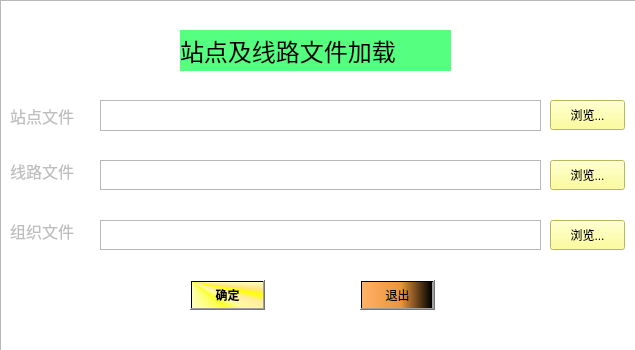
<?xml version="1.0" encoding="UTF-8"?>
<ui version="4.0">
 <class>QtWidgetsFL</class>
 <widget class="QWidget" name="QtWidgetsFL">
  <property name="geometry">
   <rect>
    <x>0</x>
    <y>0</y>
    <width>635</width>
    <height>350</height>
   </rect>
  </property>
  <property name="minimumSize">
   <size>
    <width>635</width>
    <height>292</height>
   </size>
  </property>
  <property name="maximumSize">
   <size>
    <width>700</width>
    <height>350</height>
   </size>
  </property>
  <property name="windowTitle">
   <string>文件加载</string>
  </property>
  <property name="styleSheet">
   <string notr="true"/>
  </property>
  <widget class="QLabel" name="labelLine">
   <property name="enabled">
    <bool>false</bool>
   </property>
   <property name="geometry">
    <rect>
     <x>10</x>
     <y>160</y>
     <width>81</width>
     <height>21</height>
    </rect>
   </property>
   <property name="font">
    <font>
     <family>Consolas</family>
     <pointsize>12</pointsize>
     <weight>50</weight>
     <bold>false</bold>
    </font>
   </property>
   <property name="text">
    <string>线路文件</string>
   </property>
  </widget>
  <widget class="QPushButton" name="pushButtonQuit">
   <property name="geometry">
    <rect>
     <x>360</x>
     <y>280</y>
     <width>75</width>
     <height>30</height>
    </rect>
   </property>
   <property name="styleSheet">
    <string notr="true">background-color: qlineargradient(spread:pad, x1:0, y1:0, x2:1, y2:0, stop:0 rgba(255, 178, 102, 255), stop:0.55 rgba(235, 148, 61, 255), stop:0.98 rgba(0, 0, 0, 255), stop:1 rgba(0, 0, 0, 0));</string>
   </property>
   <property name="text">
    <string>退出</string>
   </property>
  </widget>
  <widget class="QPushButton" name="pushButtonDone">
   <property name="geometry">
    <rect>
     <x>190</x>
     <y>280</y>
     <width>75</width>
     <height>30</height>
    </rect>
   </property>
   <property name="font">
    <font>
     <family>Agency FB</family>
     <weight>75</weight>
     <bold>true</bold>
    </font>
   </property>
   <property name="styleSheet">
    <string notr="true">
background-color: qconicalgradient(cx:0, cy:0, angle:135, stop:0 rgba(255, 255, 0, 69), stop:0.375 rgba(255, 255, 0, 69), stop:0.423533 rgba(251, 255, 0, 145), stop:0.45 rgba(247, 255, 0, 208), stop:0.477581 rgba(255, 244, 71, 130), stop:0.518717 rgba(255, 218, 71, 130), stop:0.55 rgba(255, 255, 0, 255), stop:0.57754 rgba(255, 203, 0, 130), stop:0.625 rgba(255, 255, 0, 69), stop:1 rgba(255, 255, 0, 69));</string>
   </property>
   <property name="text">
    <string>确定</string>
   </property>
  </widget>
  <widget class="QTextEdit" name="textEditStop">
   <property name="geometry">
    <rect>
     <x>100</x>
     <y>100</y>
     <width>441</width>
     <height>31</height>
    </rect>
   </property>
   <property name="markdown">
    <string/>
   </property>
   <property name="html">
    <string>&lt;!DOCTYPE HTML PUBLIC &quot;-//W3C//DTD HTML 4.0//EN&quot; &quot;http://www.w3.org/TR/REC-html40/strict.dtd&quot;&gt;
&lt;html&gt;&lt;head&gt;&lt;meta name=&quot;qrichtext&quot; content=&quot;1&quot; /&gt;&lt;style type=&quot;text/css&quot;&gt;
p, li { white-space: pre-wrap; }
&lt;/style&gt;&lt;/head&gt;&lt;body style=&quot; font-family:'SimSun'; font-size:9pt; font-weight:400; font-style:normal;&quot;&gt;
&lt;p style=&quot;-qt-paragraph-type:empty; margin-top:0px; margin-bottom:0px; margin-left:0px; margin-right:0px; -qt-block-indent:0; text-indent:0px;&quot;&gt;&lt;br /&gt;&lt;/p&gt;&lt;/body&gt;&lt;/html&gt;</string>
   </property>
  </widget>
  <widget class="QLabel" name="labelStop">
   <property name="enabled">
    <bool>false</bool>
   </property>
   <property name="geometry">
    <rect>
     <x>10</x>
     <y>105</y>
     <width>81</width>
     <height>21</height>
    </rect>
   </property>
   <property name="font">
    <font>
     <family>Consolas</family>
     <pointsize>12</pointsize>
     <weight>50</weight>
     <italic>false</italic>
     <bold>false</bold>
    </font>
   </property>
   <property name="styleSheet">
    <string notr="true"/>
   </property>
   <property name="text">
    <string>站点文件</string>
   </property>
  </widget>
  <widget class="QPushButton" name="pushButtonLine">
   <property name="geometry">
    <rect>
     <x>550</x>
     <y>160</y>
     <width>75</width>
     <height>30</height>
    </rect>
   </property>
   <property name="palette">
    <palette>
     <active>
      <colorrole role="Button">
       <brush brushstyle="SolidPattern">
        <color alpha="255">
         <red>255</red>
         <green>255</green>
         <blue>127</blue>
        </color>
       </brush>
      </colorrole>
      <colorrole role="Base">
       <brush brushstyle="SolidPattern">
        <color alpha="255">
         <red>255</red>
         <green>255</green>
         <blue>127</blue>
        </color>
       </brush>
      </colorrole>
      <colorrole role="Window">
       <brush brushstyle="SolidPattern">
        <color alpha="255">
         <red>255</red>
         <green>255</green>
         <blue>127</blue>
        </color>
       </brush>
      </colorrole>
      <colorrole role="LinkVisited">
       <brush brushstyle="SolidPattern">
        <color alpha="255">
         <red>255</red>
         <green>0</green>
         <blue>0</blue>
        </color>
       </brush>
      </colorrole>
     </active>
     <inactive>
      <colorrole role="Button">
       <brush brushstyle="SolidPattern">
        <color alpha="255">
         <red>255</red>
         <green>255</green>
         <blue>127</blue>
        </color>
       </brush>
      </colorrole>
      <colorrole role="Base">
       <brush brushstyle="SolidPattern">
        <color alpha="255">
         <red>255</red>
         <green>255</green>
         <blue>127</blue>
        </color>
       </brush>
      </colorrole>
      <colorrole role="Window">
       <brush brushstyle="SolidPattern">
        <color alpha="255">
         <red>255</red>
         <green>255</green>
         <blue>127</blue>
        </color>
       </brush>
      </colorrole>
      <colorrole role="LinkVisited">
       <brush brushstyle="SolidPattern">
        <color alpha="255">
         <red>255</red>
         <green>0</green>
         <blue>0</blue>
        </color>
       </brush>
      </colorrole>
     </inactive>
     <disabled>
      <colorrole role="Button">
       <brush brushstyle="SolidPattern">
        <color alpha="255">
         <red>255</red>
         <green>255</green>
         <blue>127</blue>
        </color>
       </brush>
      </colorrole>
      <colorrole role="Base">
       <brush brushstyle="SolidPattern">
        <color alpha="255">
         <red>255</red>
         <green>255</green>
         <blue>127</blue>
        </color>
       </brush>
      </colorrole>
      <colorrole role="Window">
       <brush brushstyle="SolidPattern">
        <color alpha="255">
         <red>255</red>
         <green>255</green>
         <blue>127</blue>
        </color>
       </brush>
      </colorrole>
      <colorrole role="LinkVisited">
       <brush brushstyle="SolidPattern">
        <color alpha="255">
         <red>255</red>
         <green>0</green>
         <blue>0</blue>
        </color>
       </brush>
      </colorrole>
     </disabled>
    </palette>
   </property>
   <property name="toolTip">
    <string/>
   </property>
   <property name="toolTipDuration">
    <number>-1</number>
   </property>
   <property name="styleSheet">
    <string notr="true">background-color: rgb(255, 255, 127);</string>
   </property>
   <property name="text">
    <string>浏览...</string>
   </property>
  </widget>
  <widget class="QTextEdit" name="textEditLine">
   <property name="geometry">
    <rect>
     <x>100</x>
     <y>160</y>
     <width>441</width>
     <height>30</height>
    </rect>
   </property>
  </widget>
  <widget class="QPushButton" name="pushButtonStop">
   <property name="geometry">
    <rect>
     <x>550</x>
     <y>100</y>
     <width>75</width>
     <height>30</height>
    </rect>
   </property>
   <property name="palette">
    <palette>
     <active>
      <colorrole role="Button">
       <brush brushstyle="SolidPattern">
        <color alpha="255">
         <red>255</red>
         <green>255</green>
         <blue>127</blue>
        </color>
       </brush>
      </colorrole>
      <colorrole role="Base">
       <brush brushstyle="SolidPattern">
        <color alpha="255">
         <red>255</red>
         <green>255</green>
         <blue>127</blue>
        </color>
       </brush>
      </colorrole>
      <colorrole role="Window">
       <brush brushstyle="SolidPattern">
        <color alpha="255">
         <red>255</red>
         <green>255</green>
         <blue>127</blue>
        </color>
       </brush>
      </colorrole>
      <colorrole role="LinkVisited">
       <brush brushstyle="SolidPattern">
        <color alpha="255">
         <red>255</red>
         <green>0</green>
         <blue>0</blue>
        </color>
       </brush>
      </colorrole>
     </active>
     <inactive>
      <colorrole role="Button">
       <brush brushstyle="SolidPattern">
        <color alpha="255">
         <red>255</red>
         <green>255</green>
         <blue>127</blue>
        </color>
       </brush>
      </colorrole>
      <colorrole role="Base">
       <brush brushstyle="SolidPattern">
        <color alpha="255">
         <red>255</red>
         <green>255</green>
         <blue>127</blue>
        </color>
       </brush>
      </colorrole>
      <colorrole role="Window">
       <brush brushstyle="SolidPattern">
        <color alpha="255">
         <red>255</red>
         <green>255</green>
         <blue>127</blue>
        </color>
       </brush>
      </colorrole>
      <colorrole role="LinkVisited">
       <brush brushstyle="SolidPattern">
        <color alpha="255">
         <red>255</red>
         <green>0</green>
         <blue>0</blue>
        </color>
       </brush>
      </colorrole>
     </inactive>
     <disabled>
      <colorrole role="Button">
       <brush brushstyle="SolidPattern">
        <color alpha="255">
         <red>255</red>
         <green>255</green>
         <blue>127</blue>
        </color>
       </brush>
      </colorrole>
      <colorrole role="Base">
       <brush brushstyle="SolidPattern">
        <color alpha="255">
         <red>255</red>
         <green>255</green>
         <blue>127</blue>
        </color>
       </brush>
      </colorrole>
      <colorrole role="Window">
       <brush brushstyle="SolidPattern">
        <color alpha="255">
         <red>255</red>
         <green>255</green>
         <blue>127</blue>
        </color>
       </brush>
      </colorrole>
      <colorrole role="LinkVisited">
       <brush brushstyle="SolidPattern">
        <color alpha="255">
         <red>255</red>
         <green>0</green>
         <blue>0</blue>
        </color>
       </brush>
      </colorrole>
     </disabled>
    </palette>
   </property>
   <property name="mouseTracking">
    <bool>false</bool>
   </property>
   <property name="toolTip">
    <string/>
   </property>
   <property name="toolTipDuration">
    <number>-1</number>
   </property>
   <property name="styleSheet">
    <string notr="true">background-color: rgb(255, 255, 127);</string>
   </property>
   <property name="text">
    <string>浏览...</string>
   </property>
   <property name="checkable">
    <bool>false</bool>
   </property>
  </widget>
  <widget class="QLabel" name="labelWind">
   <property name="geometry">
    <rect>
     <x>180</x>
     <y>30</y>
     <width>271</width>
     <height>41</height>
    </rect>
   </property>
   <property name="font">
    <font>
     <family>Agency FB</family>
     <pointsize>18</pointsize>
    </font>
   </property>
   <property name="styleSheet">
    <string notr="true">background-color: rgb(85, 255, 127);</string>
   </property>
   <property name="text">
    <string>站点及线路文件加载</string>
   </property>
  </widget>
  <widget class="QLabel" name="labelHits">
   <property name="enabled">
    <bool>false</bool>
   </property>
   <property name="geometry">
    <rect>
     <x>0</x>
     <y>270</y>
     <width>631</width>
     <height>21</height>
    </rect>
   </property>
   <property name="font">
    <font>
     <family>Agency FB</family>
     <pointsize>12</pointsize>
    </font>
   </property>
   <property name="text">
    <string/>
   </property>
  </widget>
  <widget class="QGraphicsView" name="graphicsView">
   <property name="geometry">
    <rect>
     <x>0</x>
     <y>0</y>
     <width>641</width>
     <height>351</height>
    </rect>
   </property>
   <property name="styleSheet">
    <string notr="true">background-image: url(:/ex5_mapNavi/9497ded85813771140195735e0026e20.jpeg);</string>
   </property>
  </widget>
  <widget class="QTextEdit" name="textEditOrg">
   <property name="geometry">
    <rect>
     <x>100</x>
     <y>220</y>
     <width>441</width>
     <height>30</height>
    </rect>
   </property>
  </widget>
  <widget class="QLabel" name="labelOrg">
   <property name="enabled">
    <bool>false</bool>
   </property>
   <property name="geometry">
    <rect>
     <x>10</x>
     <y>220</y>
     <width>81</width>
     <height>21</height>
    </rect>
   </property>
   <property name="font">
    <font>
     <family>Consolas</family>
     <pointsize>12</pointsize>
     <weight>50</weight>
     <bold>false</bold>
    </font>
   </property>
   <property name="text">
    <string>组织文件</string>
   </property>
  </widget>
  <widget class="QPushButton" name="pushButtonOrg">
   <property name="geometry">
    <rect>
     <x>550</x>
     <y>220</y>
     <width>75</width>
     <height>30</height>
    </rect>
   </property>
   <property name="palette">
    <palette>
     <active>
      <colorrole role="Button">
       <brush brushstyle="SolidPattern">
        <color alpha="255">
         <red>255</red>
         <green>255</green>
         <blue>127</blue>
        </color>
       </brush>
      </colorrole>
      <colorrole role="Base">
       <brush brushstyle="SolidPattern">
        <color alpha="255">
         <red>255</red>
         <green>255</green>
         <blue>127</blue>
        </color>
       </brush>
      </colorrole>
      <colorrole role="Window">
       <brush brushstyle="SolidPattern">
        <color alpha="255">
         <red>255</red>
         <green>255</green>
         <blue>127</blue>
        </color>
       </brush>
      </colorrole>
      <colorrole role="LinkVisited">
       <brush brushstyle="SolidPattern">
        <color alpha="255">
         <red>255</red>
         <green>0</green>
         <blue>0</blue>
        </color>
       </brush>
      </colorrole>
     </active>
     <inactive>
      <colorrole role="Button">
       <brush brushstyle="SolidPattern">
        <color alpha="255">
         <red>255</red>
         <green>255</green>
         <blue>127</blue>
        </color>
       </brush>
      </colorrole>
      <colorrole role="Base">
       <brush brushstyle="SolidPattern">
        <color alpha="255">
         <red>255</red>
         <green>255</green>
         <blue>127</blue>
        </color>
       </brush>
      </colorrole>
      <colorrole role="Window">
       <brush brushstyle="SolidPattern">
        <color alpha="255">
         <red>255</red>
         <green>255</green>
         <blue>127</blue>
        </color>
       </brush>
      </colorrole>
      <colorrole role="LinkVisited">
       <brush brushstyle="SolidPattern">
        <color alpha="255">
         <red>255</red>
         <green>0</green>
         <blue>0</blue>
        </color>
       </brush>
      </colorrole>
     </inactive>
     <disabled>
      <colorrole role="Button">
       <brush brushstyle="SolidPattern">
        <color alpha="255">
         <red>255</red>
         <green>255</green>
         <blue>127</blue>
        </color>
       </brush>
      </colorrole>
      <colorrole role="Base">
       <brush brushstyle="SolidPattern">
        <color alpha="255">
         <red>255</red>
         <green>255</green>
         <blue>127</blue>
        </color>
       </brush>
      </colorrole>
      <colorrole role="Window">
       <brush brushstyle="SolidPattern">
        <color alpha="255">
         <red>255</red>
         <green>255</green>
         <blue>127</blue>
        </color>
       </brush>
      </colorrole>
      <colorrole role="LinkVisited">
       <brush brushstyle="SolidPattern">
        <color alpha="255">
         <red>255</red>
         <green>0</green>
         <blue>0</blue>
        </color>
       </brush>
      </colorrole>
     </disabled>
    </palette>
   </property>
   <property name="toolTip">
    <string/>
   </property>
   <property name="toolTipDuration">
    <number>-1</number>
   </property>
   <property name="styleSheet">
    <string notr="true">background-color: rgb(255, 255, 127);</string>
   </property>
   <property name="text">
    <string>浏览...</string>
   </property>
  </widget>
  <zorder>graphicsView</zorder>
  <zorder>labelLine</zorder>
  <zorder>pushButtonQuit</zorder>
  <zorder>pushButtonDone</zorder>
  <zorder>textEditStop</zorder>
  <zorder>labelStop</zorder>
  <zorder>pushButtonLine</zorder>
  <zorder>textEditLine</zorder>
  <zorder>pushButtonStop</zorder>
  <zorder>labelWind</zorder>
  <zorder>labelHits</zorder>
  <zorder>textEditOrg</zorder>
  <zorder>labelOrg</zorder>
  <zorder>pushButtonOrg</zorder>
 </widget>
 <layoutdefault spacing="6" margin="11"/>
 <resources>
  <include location="ex5_mapNavi.qrc"/>
 </resources>
 <connections>
  <connection>
   <sender>pushButtonStop</sender>
   <signal>clicked()</signal>
   <receiver>QtWidgetsFL</receiver>
   <slot>inputStop()</slot>
   <hints>
    <hint type="sourcelabel">
     <x>687</x>
     <y>149</y>
    </hint>
    <hint type="destinationlabel">
     <x>419</x>
     <y>237</y>
    </hint>
   </hints>
  </connection>
  <connection>
   <sender>pushButtonLine</sender>
   <signal>clicked()</signal>
   <receiver>QtWidgetsFL</receiver>
   <slot>inputLine()</slot>
   <hints>
    <hint type="sourcelabel">
     <x>687</x>
     <y>249</y>
    </hint>
    <hint type="destinationlabel">
     <x>419</x>
     <y>237</y>
    </hint>
   </hints>
  </connection>
  <connection>
   <sender>pushButtonDone</sender>
   <signal>clicked()</signal>
   <receiver>QtWidgetsFL</receiver>
   <slot>checkFile()</slot>
   <hints>
    <hint type="sourcelabel">
     <x>307</x>
     <y>354</y>
    </hint>
    <hint type="destinationlabel">
     <x>419</x>
     <y>237</y>
    </hint>
   </hints>
  </connection>
  <connection>
   <sender>pushButtonQuit</sender>
   <signal>clicked()</signal>
   <receiver>QtWidgetsFL</receiver>
   <slot>close()</slot>
   <hints>
    <hint type="sourcelabel">
     <x>497</x>
     <y>354</y>
    </hint>
    <hint type="destinationlabel">
     <x>419</x>
     <y>237</y>
    </hint>
   </hints>
  </connection>
  <connection>
   <sender>pushButtonOrg</sender>
   <signal>clicked()</signal>
   <receiver>QtWidgetsFL</receiver>
   <slot>inputOrg()</slot>
   <hints>
    <hint type="sourcelabel">
     <x>587</x>
     <y>234</y>
    </hint>
    <hint type="destinationlabel">
     <x>317</x>
     <y>174</y>
    </hint>
   </hints>
  </connection>
 </connections>
 <slots>
  <slot>inputStop()</slot>
  <slot>inputLine()</slot>
  <slot>checkFile()</slot>
  <slot>inputOrg()</slot>
 </slots>
</ui>
